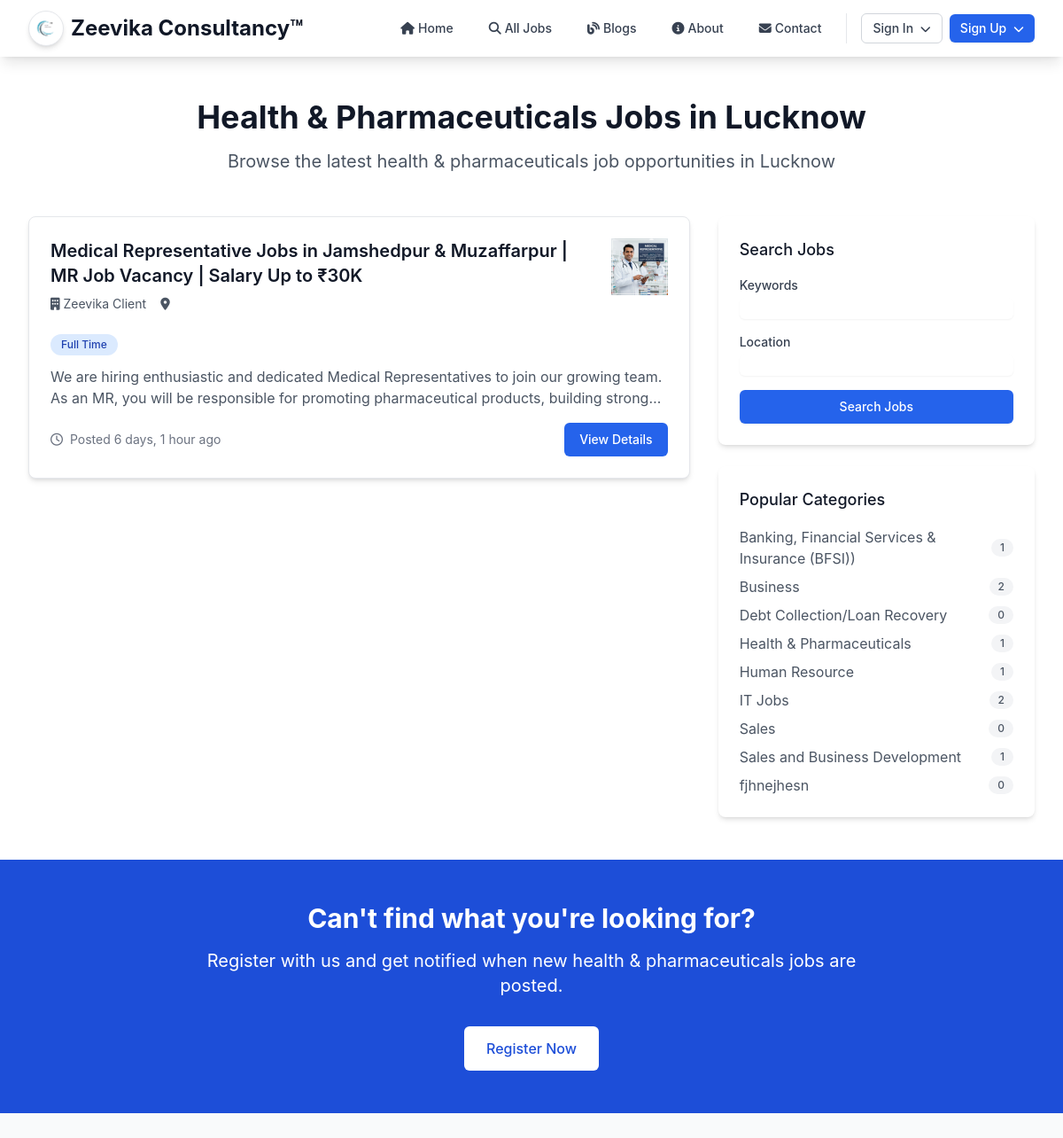
Page /category/health-pharmaceuticals/ on the committed database.
### jobs/models.py (models this page shows, shortened)
class Category(models.Model):
    name = models.CharField(max_length=100, unique=True)
    slug = models.SlugField(max_length=100, unique=True, blank=True)
    description = models.TextField(blank=True)
    icon = models.CharField(max_length=50, blank=True, help_text="FontAwesome icon class")
    is_active = models.BooleanField(default=True)
    created_at = models.DateTimeField(auto_now_add=True)
    updated_at = models.DateTimeField(auto_now=True)
    class Meta:
        verbose_name_plural = "Categories"
        ordering = ['name']

class JobPost(models.Model):
    JOB_TYPE_CHOICES = [
        ('full_time', 'Full Time'),
        ('part_time', 'Part Time'),
        ('contract', 'Contract'),
        ('freelance', 'Freelance'),
        ('internship', 'Internship'),
    ]
    GENDER_CHOICES = [
        ('any', 'Any'),
        ('male', 'Male'),
        ('female', 'Female'),
    ]
    title = models.CharField(max_length=200)
    slug = models.SlugField(max_length=200, unique=True, blank=True)
    job_type = models.CharField(max_length=20, choices=JOB_TYPE_CHOICES, default='full_time')
    company_name = models.CharField(max_length=200)
    company_logo = models.ImageField(upload_to='company_logos/', blank=True, null=True)
    state = models.ForeignKey(State, on_delete=models.CASCADE, related_name='jobs')
    city = models.ForeignKey(City, on_delete=models.CASCADE, related_name='jobs')
    pin_code = models.CharField(max_length=10, blank=True)
    category = models.ForeignKey(Category, on_delete=models.CASCADE, related_name='jobs')
    subcategory = models.ForeignKey(Subcategory, on_delete=models.CASCADE, related_name='jobs')
    functional_area = models.ForeignKey(FunctionalArea, on_delete=models.CASCADE, related_name='jobs')
    total_vacancy = models.PositiveIntegerField(default=1)
    salary_min = models.DecimalField(max_digits=10, decimal_places=2, blank=True, null=True)
    salary_max = models.DecimalField(max_digits=10, decimal_places=2, blank=True, null=True)
    salary_currency = models.CharField(max_length=3, default='USD')
    gender = models.CharField(max_length=10, choices=GENDER_CHOICES, default='any')
    experience_min = models.PositiveIntegerField(blank=True, null=True, help_text="Years of experience")
    experience_max = models.PositiveIntegerField(blank=True, null=True, help_text="Years of experience")
    skills = TaggableManager(blank=True)
    education = RichTextField(blank=True)
    description = RichTextField()
    meta_title = models.CharField(max_length=60, blank=True)
    meta_description = models.CharField(max_length=160, blank=True)
    meta_keywords = models.CharField(max_length=255, blank=True)
    is_active = models.BooleanField(default=True)
    is_featured = models.BooleanField(default=False)
    created_at = models.DateTimeField(auto_now_add=True)
    updated_at = models.DateTimeField(auto_now=True)
    expires_at = models.DateTimeField(blank=True, null=True)
    history = HistoricalRecords()
    class Meta:
        ordering = ['-created_at']
    @property
    def short_description(self):
        if not getattr(self, 'description', None):
            return f"{self.title} at {self.company_name} - {self.get_job_type_display()} position"
        import re
        clean_text = re.sub(r'<[^>]*>', ' ', str(self.description))
        clean_text = ' '.join(clean_text.split())
        return clean_text[:300]  # Return first 300 chars

### jobs/views.py (the view)
# urls.py: path('category/<slug:slug>/', views.category_detail, name='category_detail'),
def category_detail(request, slug):
    category = get_object_or_404(Category, slug=slug, is_active=True)
    jobs = JobPost.objects.filter(
        category=category,
        is_active=True
    ).order_by('-created_at')
    categories = Category.objects.filter(
        is_active=True
    ).annotate(
        job_count=models.Count('jobs', filter=Q(jobs__is_active=True))
    ).order_by('name')
    paginator = Paginator(jobs, 10)  # Show 10 jobs per page
    page_number = request.GET.get('page')
    page_obj = paginator.get_page(page_number)
    context = {
        'category': category,
        'jobs': page_obj,
        'categories': categories,
        'search_form': JobSearchForm(),
    }
    return render(request, 'jobs/category_detail.html', context)

### templates/jobs/category_detail.html (shortened to what this page needs)
{% extends 'base.html' %}
{% block content %}
<section class="py-12 bg-white">
    <div class="max-w-7xl mx-auto px-4 sm:px-6 lg:px-8">
        <div class="text-center mb-12">
            <h1 class="text-4xl font-bold text-gray-900 mb-4">{{ category.name }} Jobs in Lucknow</h1>
            <p class="text-xl text-gray-600">Browse the latest {{ category.name|lower }} job opportunities in Lucknow</p>
        </div>
        <div class="grid md:grid-cols-3 gap-8">
            <div class="md:col-span-2">
                {% if jobs %}
                    <div class="space-y-6">
                        {% for job in jobs %}
                        <div class="bg-white rounded-lg shadow-md overflow-hidden border border-gray-200 hover:shadow-lg transition-shadow duration-300">
                            <div class="p-6">
                                <div class="flex justify-between items-start">
                                    <div>
                                        <h2 class="text-xl font-semibold text-gray-900 mb-2">
                                            <a href="{% url 'jobs:job_detail' job.slug %}" class="hover:text-primary-600">
                                                {{ job.title }}
                                            </a>
                                        </h2>
                                        <div class="flex items-center text-gray-600 text-sm mb-3">
                                            <span class="flex items-center mr-4">
                                                <i class="fas fa-building mr-1"></i>
                                                {{ job.company_name }}
                                            </span>
                                            <span class="flex items-center">
                                                <i class="fas fa-map-marker-alt mr-1"></i>
                                            </span>
                                        </div>
                                    </div>
                                    {% if job.company_logo %}
                                    <div class="w-16 h-16 flex-shrink-0 ml-4">
                                        <img src="{{ job.company_logo.url }}" alt="{{ job.company_name }}" class="w-full h-full object-contain">
                                    </div>
                                    {% endif %}
                                </div>
                                <div class="mt-3">
                                    <div class="flex flex-wrap gap-2 mb-3">
                                        {% if job.job_type %}
                                        <span class="px-3 py-1 bg-blue-100 text-blue-800 text-xs font-medium rounded-full">
                                            {{ job.get_job_type_display }}
                                        </span>
                                        {% endif %}
                                    </div>
                                    <p class="text-gray-600 mb-4 line-clamp-2">
                                        {{ job.short_description|default:job.description|striptags|truncatewords:30 }}
                                    </p>
                                    <div class="flex justify-between items-center">
                                        <span class="text-sm text-gray-500">
                                            <i class="far fa-clock mr-1"></i>
                                            Posted {{ job.created_at|timesince }} ago
                                        </span>
                                        <a href="{% url 'jobs:job_detail' job.slug %}"
                                           class="inline-flex items-center px-4 py-2 border border-transparent text-sm font-medium rounded-md text-white bg-primary-600 hover:bg-primary-700 focus:outline-none focus:ring-2 focus:ring-offset-2 focus:ring-primary-500">
                                            View Details
                                        </a>
                                    </div>
                                </div>
                            </div>
                        </div>
                        {% endfor %}
                    </div>
                {% endif %}
            </div>
            <div class="space-y-6">
                <div class="bg-white p-6 rounded-lg shadow-md">
                    <h3 class="text-lg font-medium text-gray-900 mb-4">Search Jobs</h3>
                    <form action="{% url 'jobs:job_list' %}" method="get" class="space-y-4">
                        <div>
                            <label for="q" class="block text-sm font-medium text-gray-700 mb-1">Keywords</label>
                            <input type="text" name="q" id="q" class="w-full rounded-md border-gray-300 shadow-sm focus:border-primary-500 focus:ring-primary-500">
                        </div>
                        <div>
                            <label for="location" class="block text-sm font-medium text-gray-700 mb-1">Location</label>
                            <input type="text" name="location" id="location" class="w-full rounded-md border-gray-300 shadow-sm focus:border-primary-500 focus:ring-primary-500">
                        </div>
                        <button type="submit" class="w-full flex justify-center py-2 px-4 border border-transparent rounded-md shadow-sm text-sm font-medium text-white bg-primary-600 hover:bg-primary-700 focus:outline-none focus:ring-2 focus:ring-offset-2 focus:ring-primary-500">
                            Search Jobs
                        </button>
                    </form>
                </div>
                <div class="bg-white p-6 rounded-lg shadow-md">
                    <h3 class="text-lg font-medium text-gray-900 mb-4">Popular Categories</h3>
                    <ul class="space-y-2">
                        {% for cat in categories %}
                        <li>
                            <a href="{% url 'jobs:category_detail' cat.slug %}"
                               class="flex items-center justify-between text-gray-600 hover:text-primary-600">
                                <span>{{ cat.name }}</span>
                                <span class="bg-gray-100 text-gray-600 text-xs font-medium px-2.5 py-0.5 rounded-full">
                                    {{ cat.job_count }}
                                </span>
                            </a>
                        </li>
                        {% endfor %}
                    </ul>
                </div>
            </div>
        </div>
    </div>
</section>
<section class="bg-primary-700 text-white py-12">
    <div class="max-w-7xl mx-auto px-4 sm:px-6 lg:px-8 text-center">
        <h2 class="text-3xl font-bold mb-4">Can't find what you're looking for?</h2>
        <p class="text-xl mb-8 max-w-3xl mx-auto">Register with us and get notified when new {{ category.name|lower }} jobs are posted.</p>
        <a href="{% url 'accounts:signup' %}"
           class="inline-flex items-center px-6 py-3 border border-transparent text-base font-medium rounded-md text-primary-700 bg-white hover:bg-gray-100 focus:outline-none focus:ring-2 focus:ring-offset-2 focus:ring-white">
            Register Now
        </a>
    </div>
</section>
{% endblock %}

### rows in the picture
Category: name "Health & Pharmaceuticals", name "health & pharmaceuticals", job_count "1"
JobPost: title "Medical Representative Jobs in Jamshedpur & Muzaffarpur | MR Job Vacancy | Salary Up to ₹30K", company_name "Zeevika Client", company_logo (picture), job_type "Full Time", short_description "We are hiring enthusiastic and dedicated Medical Representatives to join our growing team. As an MR, you will be responsible for promoting pharmaceutical products, building…", created_at "6 days, 1 hour"
Category: name "Banking, Financial Services & Insurance (BFSI))", job_count "1"
Category: name "Business", job_count "2"
Category: name "Debt Collection/Loan Recovery", job_count "0"
Category: name "Human Resource", job_count "1"
Category: name "IT Jobs", job_count "2"
Category: name "Sales", job_count "0"
Category: name "Sales and Business Development", job_count "1"
Category: name "fjhnejhesn", job_count "0"
